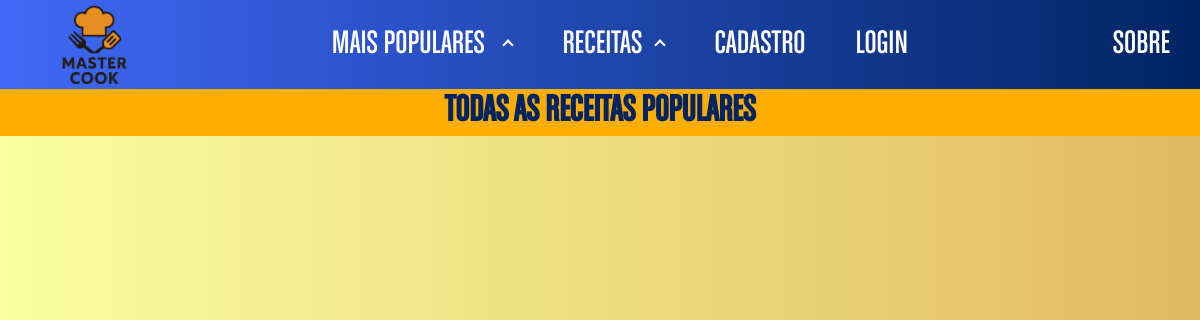
The page /receitas/populares/ on the database as committed earlier.
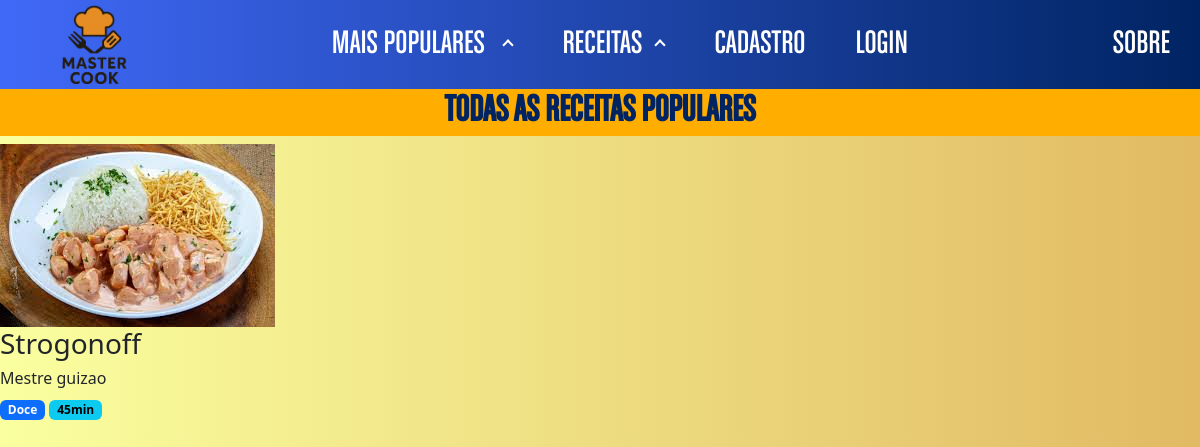
The same page on the database as committed later.
### mastercook/area_administrativa/models.py (models this page shows)
class Receita(models.Model):
    DOCE = "D"
    SALGADA = "S"
    CATEGORIA_CHOICES=(
        (DOCE,'Doce'),
        (SALGADA,'Salgada'),
    )
    nome_prato = models.CharField(verbose_name="Nome do prato",max_length=50, blank=True, null=True)
    receita = models.TextField(max_length=200, blank=True, null=True)
    imagem = models.ImageField(
        upload_to="receitas/",   # pasta dentro de MEDIA_ROOT
        blank=True,
        null=True
    )
    mestre = models.ForeignKey(Usuario, on_delete=models.DO_NOTHING, blank = True, null = True)
    popular = models.BooleanField(default=False)
    tempo_preparo = models.PositiveIntegerField(verbose_name="Tempo de preparo (em minutos)", blank = True, null = True, default=0 )
    categoria = models.CharField(
        max_length=1,
        choices=CATEGORIA_CHOICES,
    )
    ativa = models.BooleanField(default=False)
    class Meta:
        verbose_name_plural = 'Receitas'
        verbose_name = 'Receita'
        ordering = ('nome_prato',  'categoria','mestre')
    def __str__(self):
        return self.nome_prato

### mastercook/usuarios/models.py (models this page shows, shortened)
class Usuario(AbstractUser):
    apelido = models.CharField(max_length=50, blank=True, null=True)
    bio = models.TextField(blank=True, null=True)
    avatar = models.ImageField(
        upload_to="avatar/",   # pasta dentro de MEDIA_ROOT
        blank=True,
        null=True
    )

### mastercook/website/views.py (the view)
# urls.py: path('receitas/populares/', views.popular, name='populares'),
def popular(request):
    receitas_populares = Receita.objects.filter(popular=True, ativa=True)
    print(receitas_populares)
    return render(request, 'receitas/populares.html', {'receitas_populares': receitas_populares})

### mastercook/website/templates/receitas/populares.html (shortened to what this page needs)
{% extends "base.html" %}
{% load static %}
{% block 'head' %}
  <link href="https://cdn.jsdelivr.net/npm/bootstrap@5.3.6/dist/css/bootstrap.min.css" rel="stylesheet">
  <link rel="stylesheet" href="{% static 'css/main.css' %}">
{% endblock %}
{% block 'conteudo'%}
<h1 class="titulos_segundaspaginas">TODAS AS RECEITAS POPULARES</h1>
<div class="galeria" id="galeria_populares">
{% for receita in receitas_populares %}
  <a title="{{receita.nome_prato}} do mestre {{receita.mestre.username}}" onclick="exibirReceita('{{receita.id}}', '{{receita.mestre.username}}')">
              <div class="item" id="receita-{{receita.id}}">
                <img src="{{receita.imagem.url}}" alt="Imagem da receita {{receita.nome_prato}}" style="max-height: 200px; object-fit: cover;">
                <div class="info">
                  <h3>{{receita.nome_prato}}</h3>
                  <h6>Mestre {{receita.mestre.username}}</h6>
                  <p>
                  <span class="badge text-bg-primary">
                    {% if receita.categoria == "S" %}
                      Salgado
                    {% else %}
                      Doce
                    {% endif %}
                  </span>
                    <span class="badge text-bg-info">{{receita.tempo_preparo}}min</span>
                  </p>
                </div>
              </div>
  </a>
{% endfor %}
</div>
{% endblock %}

Rows that differ between the two databases and show on the page:
added Receita: imagem (picture), nome_prato "Strogonoff", mestre.username "guizao", categoria "Doce", tempo_preparo "45"
